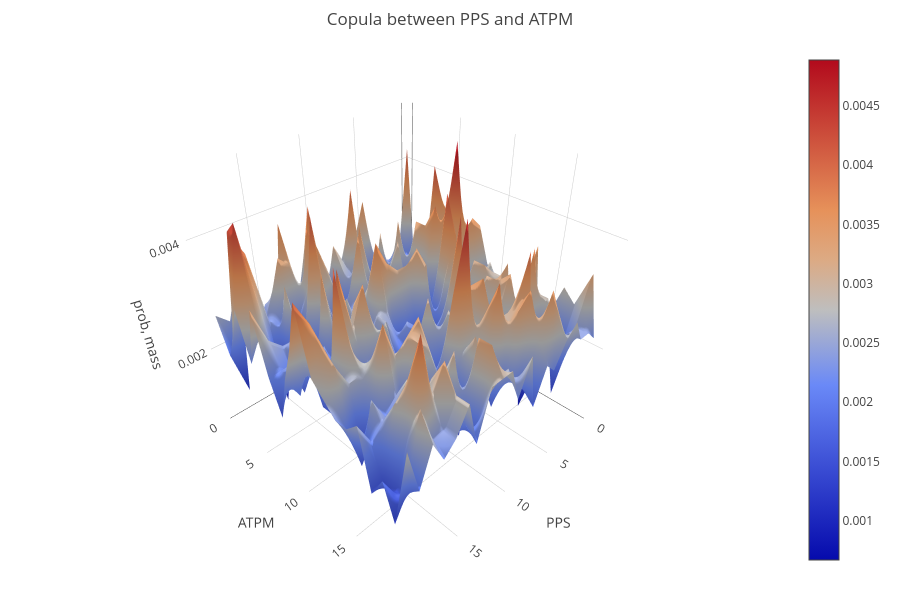

Notebook cell for this chart:
### Code cell
plot_copula([steady_states[18], reactions[18]], [steady_states[15], reactions[15]], n=20)

### Figure 1 — Plotly figure (JSON) as saved in the notebook; plotly's stock layout.template omitted (floating-point values rounded to 4 significant figures; data arrays with more than 128 entries replaced by an {"elided": "..."} marker saying what was removed)
{"data": [{"type": "surface", "z": {"elided": "20x20 float values"}}], "layout": {"height": 600, "margin": {"b": 30, "l": 30, "r": 30, "t": 50}, "scene": {"xaxis": {"title": {"text": "PPS"}}, "yaxis": {"title": {"text": "ATPM"}}, "zaxis": {"title": {"text": "prob, mass"}}}, "title": {"text": "Copula between PPS and ATPM"}, "width": 900}}
